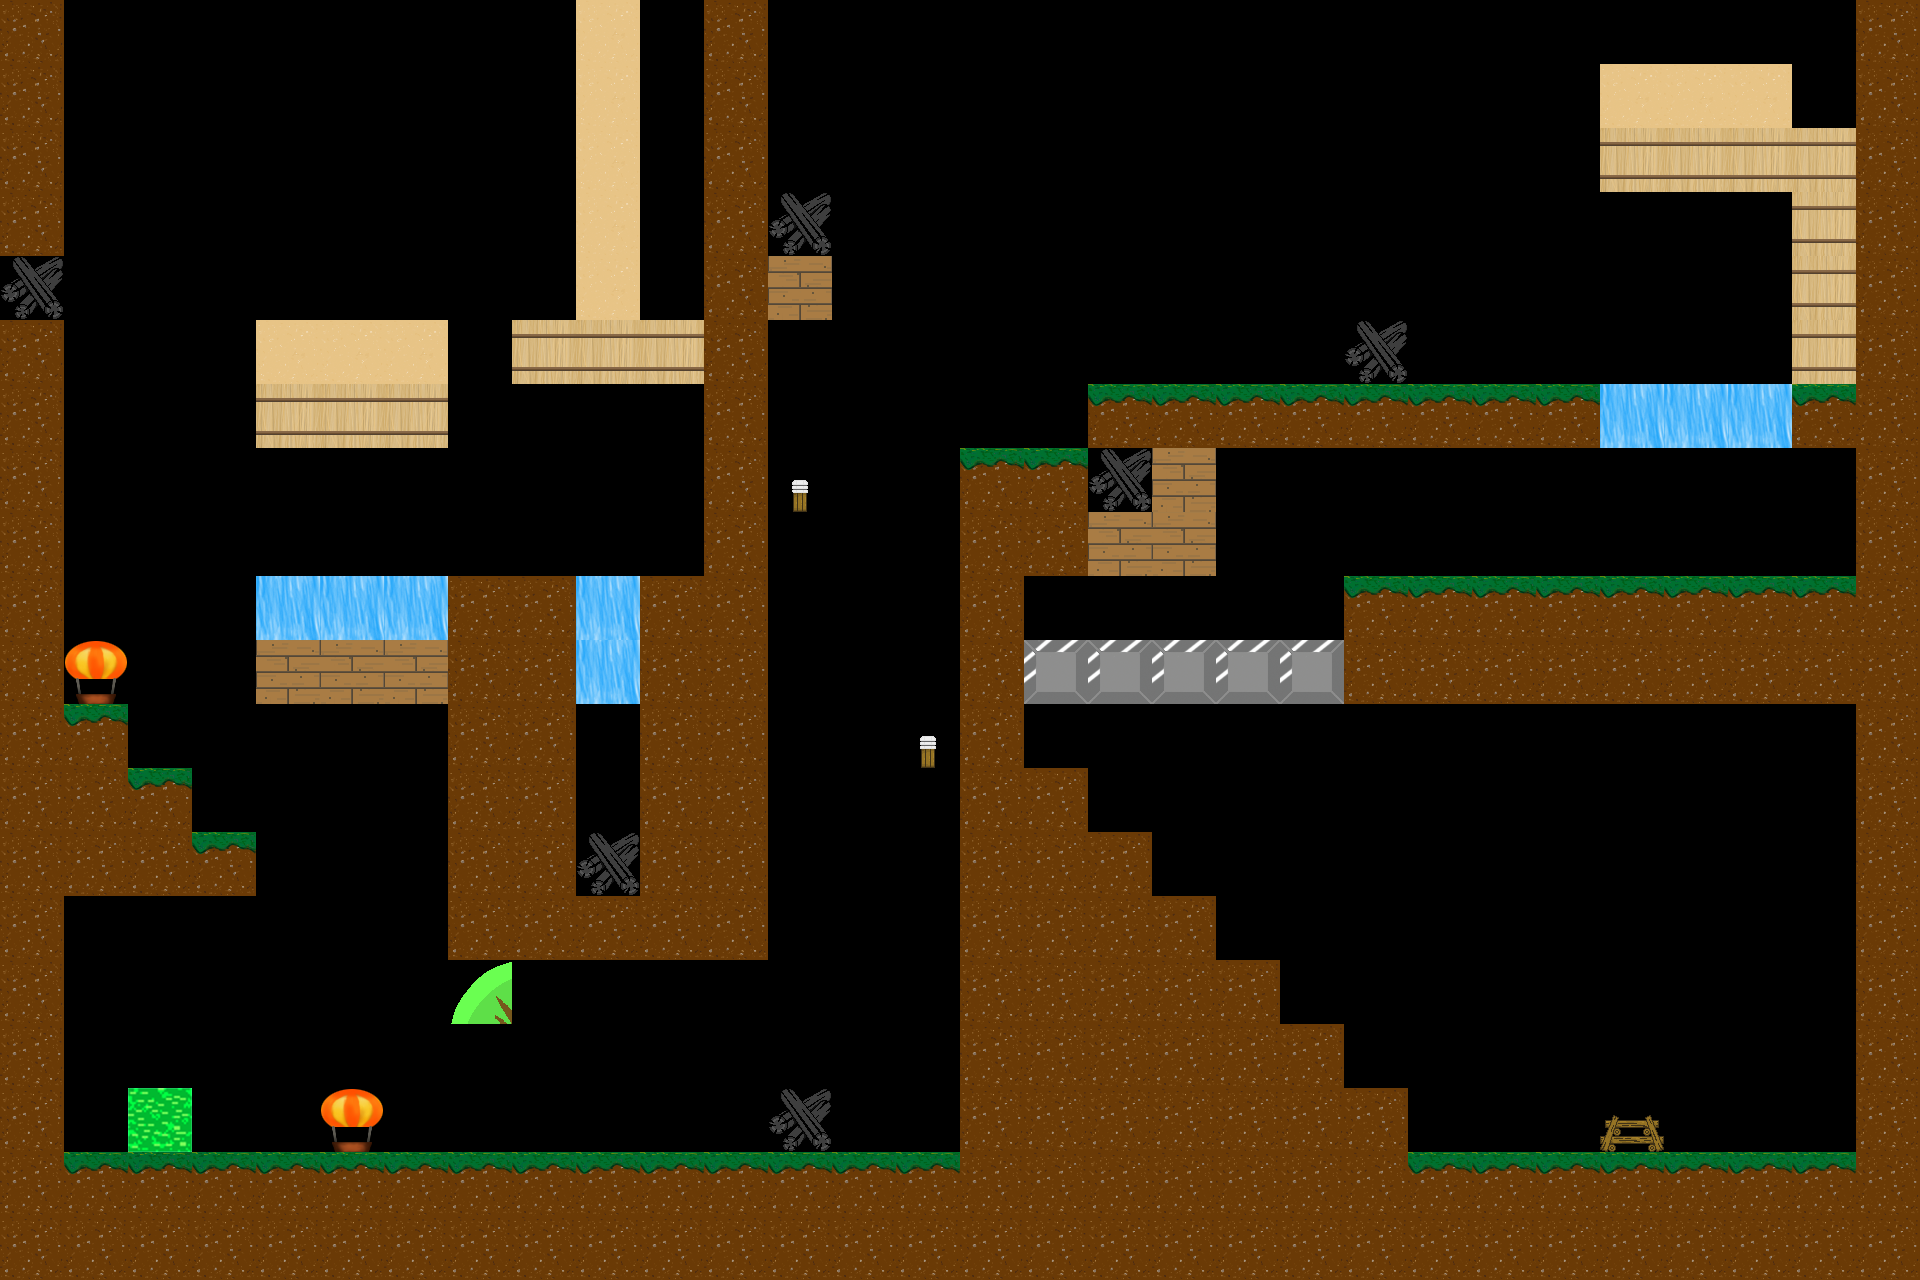

Rendered tile map (Tiled .tmx) drawn with the repository's tilesets; below, a short description and the full map source, tile grids included:
An orthogonal 30x20 tile map with 64x64 px tiles, 1 tile layer (タイル・レイヤー1).

<map version="1.0" orientation="orthogonal" renderorder="right-down" width="30" height="20" tilewidth="64" tileheight="64" nextobjectid="1">
 <tileset firstgid="1" name="TileMapSource" tilewidth="64" tileheight="64" tilecount="36" columns="4">
  <image source="../../TeamWorkGame/TeamWorkGame/TeamWorkGameContent/Texture/TileMapSource.png" width="256" height="576" />
 </tileset>
 <layer name="タイル・レイヤー1" width="30" height="20">
  <data encoding="csv">
2,0,0,0,0,0,0,0,0,14,0,2,0,0,0,0,0,0,0,0,0,0,0,0,0,0,0,0,0,2,
2,0,0,0,0,0,0,0,0,14,0,2,0,0,0,0,0,0,0,0,0,0,0,0,0,14,14,14,0,2,
2,0,0,0,0,0,0,0,0,14,0,2,0,0,0,0,0,0,0,0,0,0,0,0,0,7,7,7,7,2,
2,0,0,0,0,0,0,0,0,14,0,2,8,0,0,0,0,0,0,0,0,0,0,0,0,0,0,0,7,2,
8,0,0,0,0,0,0,0,0,14,0,2,12,0,0,0,0,0,0,0,0,0,0,0,0,0,0,0,7,2,
2,0,0,0,14,14,14,0,7,7,7,2,0,0,0,0,0,0,0,0,0,8,0,0,0,0,0,0,7,2,
2,0,0,0,7,7,7,0,0,0,0,2,0,0,0,0,0,3,3,3,3,3,3,3,3,11,11,11,3,2,
2,0,0,0,0,0,0,0,0,0,0,2,16,0,0,3,3,8,12,0,0,0,0,0,0,0,0,0,0,2,
2,0,0,0,0,0,0,0,0,0,0,2,0,0,0,2,2,12,12,0,0,0,0,0,0,0,0,0,0,2,
2,0,0,0,11,11,11,2,2,11,2,2,0,0,0,2,0,0,0,0,0,3,3,3,3,3,3,3,3,2,
2,15,0,0,12,12,12,2,2,11,2,2,0,0,0,2,6,6,6,6,6,2,2,2,2,2,2,2,2,2,
2,3,0,0,0,0,0,2,2,0,2,2,0,0,18,2,0,0,0,0,0,0,0,0,0,0,0,0,0,2,
2,2,3,0,0,0,0,2,2,0,2,2,0,0,0,2,2,0,0,0,0,0,0,0,0,0,0,0,0,2,
2,2,2,3,0,0,0,2,2,8,2,2,0,0,0,2,2,2,0,0,0,0,0,0,0,0,0,0,0,2,
2,0,0,0,0,0,0,2,2,2,2,2,0,0,0,2,2,2,2,0,0,0,0,0,0,0,0,0,0,2,
2,0,0,0,0,0,0,13,0,0,0,0,0,0,0,2,2,2,2,2,0,0,0,0,0,0,0,0,0,2,
2,0,0,0,0,0,0,0,0,0,0,0,0,0,0,2,2,2,2,2,2,0,0,0,0,0,0,0,0,2,
2,0,1,0,0,15,0,0,0,0,0,0,8,0,0,2,2,2,2,2,2,2,0,0,0,10,0,0,0,2,
2,3,3,3,3,3,3,3,3,3,3,3,3,3,3,2,2,2,2,2,2,2,3,3,3,3,3,3,3,2,
2,2,2,2,2,2,2,2,2,2,2,2,2,2,2,2,2,2,2,2,2,2,2,2,2,2,2,2,2,2
</data>
 </layer>
</map>
